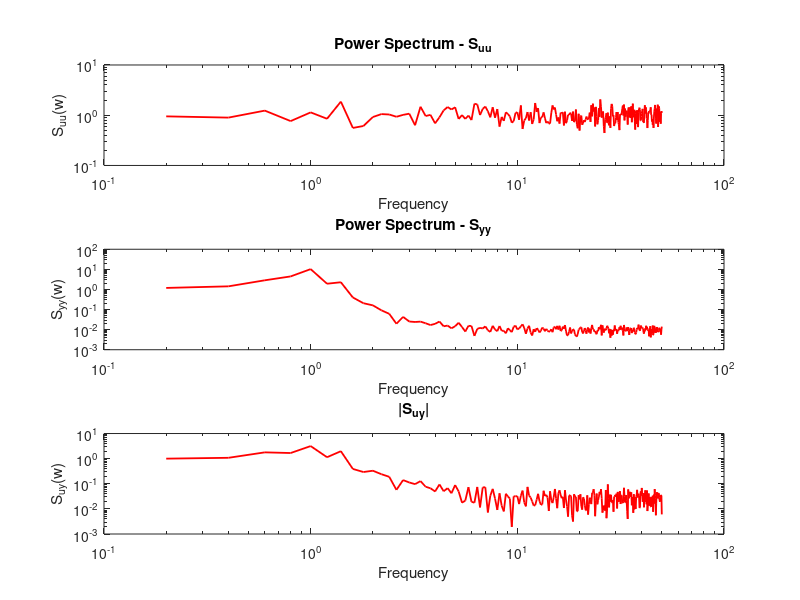
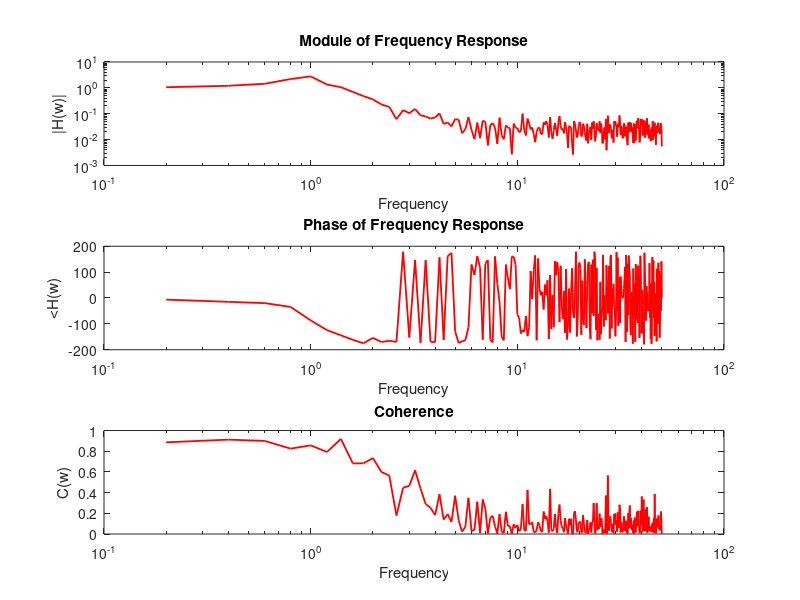

Write MATLAB code to recreate these figures, in order. (Note: this script raises an error after producing the figures.)
%% defines the system and signals

dt=0.01;        % sample frequency
fs=1/dt;        % sample frequency
N=5000;         % # of samples
T=N*dt;         % observation time
t=(0:N-1).'*dt; % time vector
u=randn(N,1);   % input signal
sys=tf(1,[0.025 0.05 1]); %low pass system
v=lsim(sys,u,t);% output of the system
n=0.1*randn(N,1); % output noise
y=v+n;          % output with noise

%% Welch Method - Hands on (original code)

D = 10; %10 segments
u_w = reshape(u, N/D ,D);   % make matrix with D columns!
U_w = fft(u_w);           % fft works columnwise on matrices
U_w = U_w(2:N/D/2+1, :);
SuuWall = D/N*real(conj(U_w).*U_w);
SuuW = mean(SuuWall, 2);   %take the average over the rows (,2 option)
y_w = reshape(y, N/D, D);   % make matrix with D columns!
Y_w = fft(y_w);           % fft works columnwise on matrices
Y_w = Y_w(2:N/D/2+1, :);
SyyWall = D/N*real(conj(Y_w).*Y_w);
SyyW = mean(SyyWall, 2);
SuyWall = D/N*conj(U_w).*Y_w;
SuyW = mean(SuyWall,2);
fw = (1:N/D/2).'*D/N/dt;
HW = SuyW./SuuW; % ft by Welch Method
CW = abs(SuyW).^2./(SuuW.*SyyW); % coherence by Welch Method

% figure with spectra
figure(1);
subplot(311);
loglog(fw, SuuW, 'r', 'linewidth', 1.3);
xlabel('Frequency');
ylabel('S_{uu}(w)');
title('Power Spectrum - S_{uu}');

subplot(312);
loglog(fw, SyyW, 'r', 'linewidth', 1.3);
xlabel('Frequency');
ylabel('S_{yy}(w)');
title('Power Spectrum - S_{yy}');

subplot(313);
loglog(fw,abs(SuyW), 'r', 'linewidth', 1.3);
xlabel('Frequency');
ylabel('S_{uy}(w)');
title('|S_{uy}|');
saveas(gcf, 'q7_fig1.png');

% figure with FRF and coherence
figure(2);
subplot(311);
loglog(fw,abs(HW), 'r', 'linewidth', 1.3);
xlabel('Frequency');
ylabel('|H(w)|');
title('Module of Frequency Response');

subplot(312);
semilogx(fw, angle(HW)*180/pi, 'r', 'linewidth', 1.3);
xlabel('Frequency');
ylabel('<H(w)');
title('Phase of Frequency Response');

subplot(313);
semilogx(fw, CW, 'r', 'linewidth', 1.3);
xlabel('Frequency');
ylabel('C(w)');
title('Coherence');
saveas(gcf, 'q7_fig2.png');


%% applying Welch Method to input (u) and output (y)

[Suu_w, fu] = pwelch(u, N, D, [], fs); % welch of auto-spectrum of u
[Syy_w, fy] = pwelch(y, N, D, [], fs); % welch of auto-spectrum of y

[Suy_w, fuy] = cpsd(u, y , N, D, [], fs); % cross spectrum

HW_new = Suy_w./Suu_w; % transfer function by Welch Method
[CW_new, f_cw] = mscohere(u,y); % coherence by Welch Method

% figure with spectra
figure(3);
subplot(311);
loglog(fu, Suu_w, 'r', 'linewidth', 1.3);
xlabel('Frequency');
ylabel('S_{uu}(w)');
title('Power Spectrum - S_{uu} - Welch Method');

subplot(312);
loglog(fy, Syy_w, 'r', 'linewidth', 1.3)
xlabel('Frequency');
ylabel('S_{yy}(w)');
title('Power Spectrum - S_{yy} - Welch Method');

subplot(313);
loglog(fu, abs(Suy_w), 'r', 'linewidth', 1.3);
xlabel('Frequency');
ylabel('S_{uy}(w)');
title('|S_{uy}| - Welch Method');
saveas(gcf, 'q7_fig3.png');

% figure with FRF and coherence
figure(4);
subplot(311);
loglog(fu, abs(HW_new), 'r', 'linewidth', 1.3)
xlabel('Frequency');
ylabel('|H(w)|');
title('Module of the Frequency Response - Welch Method');

subplot(312);
semilogx(fu, angle(HW_new)*180/pi, 'r', 'linewidth', 1.3);
xlabel('Frequency');
ylabel('<H(w)');
title('Phase of the Frequency Responde - Welch Method');

subplot(313);
semilogx(f_cw, CW_new, 'r', 'linewidth', 1.3);
xlabel('Frequency');
ylabel('C(w)');
title('Coherence - Welch Method');
saveas(gcf, 'q7_fig4.png');

